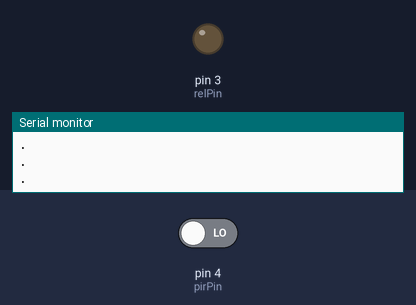
This sketch was run on a simulated Arduino Uno, built with avr-gcc and run on an emulated ATmega328P. Shown: output pins drawn as LEDs (lit = HIGH), the last lines printed to the serial monitor. The inputs (shaded band) are chosen by the test bench; at power-on: pin 4 (pirPin) LOW.

Above: at 2.2 s.
2.3 s: pin 4 (pirPin) driven HIGH
At 3.9 s:
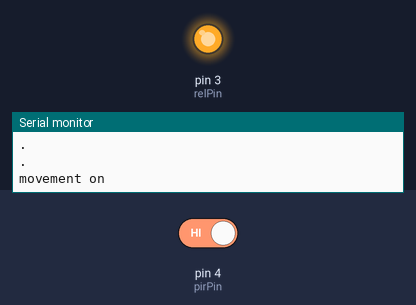
Timing chart, 0 to 5.4 s (numbered marks = the images above; inputs shaded):
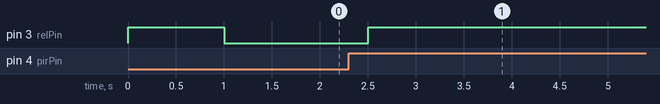

The sketch:

motion_sensor.ino
```cpp
int pirPin = 4;
int relPin = 3;

int prev = LOW;
int current;
bool hasMovement = false;

// shutdown countdown
unsigned long currentMillis = 0;
unsigned long previousMillis = 0;
const long interval = 1000;
unsigned long shutdownTimer = 180000; // 180000 - 5mins

// check countdown
unsigned long lastCheck = 0;
const int checkInterval = 500;

void setup() {
  Serial.begin(9600);

  pinMode(pirPin, INPUT);
  pinMode(relPin, OUTPUT);

  digitalWrite(pirPin, LOW);
  digitalWrite(relPin, HIGH);

  calibrateSensor(20);
}

void loop() {
  if (millis() - lastCheck >= checkInterval) {
    // Update time
    lastCheck = millis();

    // Detect motion
    motionDetect();

    if (hasMovement) {
      if (isReadytoTurnOff(shutdownTimer)) {
        printMsg("shutdown");
        digitalWrite(relPin, LOW);
        hasMovement = false;
      } else {
        digitalWrite(relPin, HIGH);
      }
    } else {
      digitalWrite(relPin, LOW);
    }
  }
}


/*

    THIS IS WHERE THE REST OF THE FUNCTIONS LIES:

*/

// give time to start everything up
void calibrateSensor(int calibrateTime) {
  printMsg("Calibrating sensors");
  for (int i = 0; i < calibrateTime; i++) {
    printMsg(".");
    delay(50);
  }
}

/*

HELPERS:
remove if necessary - just for testing

*/

//  for printing message on serial monitor
void printMsg(String message) {
  Serial.println(message);
}

// beta test - for refactor if necessary
bool isReadytoTurnOff(unsigned long millisInterval) {
  return (millis() - previousMillis >= millisInterval);
}


/*

FUNCTIONS TO RUN THE CODE:

*/

// motion sensor detection
void motionDetect() {
  current = digitalRead(pirPin);

  if (current == HIGH && prev == LOW) {  // Movement detected
    printMsg("movement on");
    previousMillis = millis();  // Update only when movement starts
    hasMovement = true;
  }

  prev = current;
}
```

Measured:
- after the input at 2.3 s, pin 3 (relPin): LOW → HIGH after 0.20 s
